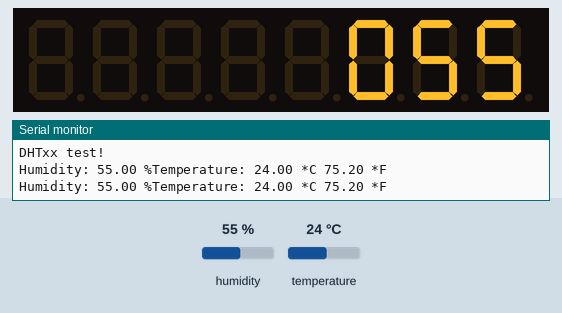
Simulated run of this sketch. Board: Arduino Uno, built with avr-gcc and run on an emulated ATmega328P. Shown: 8-digit seven-segment display, the last lines printed to the serial monitor. Inputs (shaded band) come from the test bench; at power-on: humidity 55 %, temperature 24 °C.

Above: at 4.8 s.
4.9 s: humidity set to 22 %
At 7.1 s:
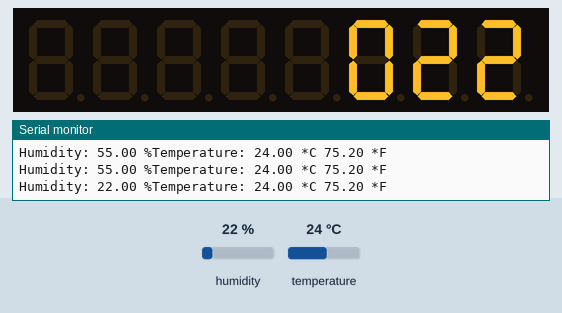
7.9 s: humidity set to 40 %
At 8.4 s:
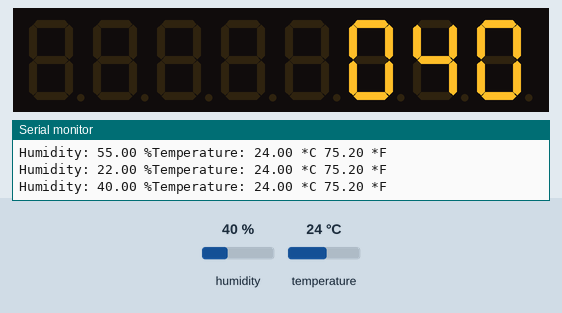
10.9 s: humidity set to 68 %
At 13.4 s:
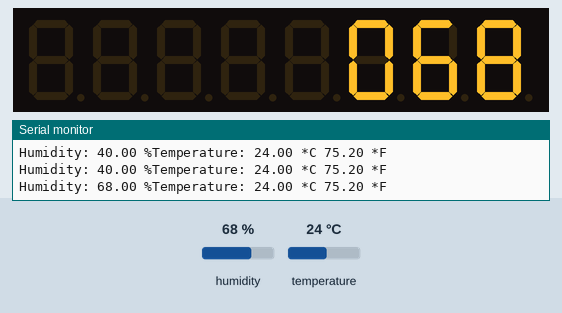
Timing chart, 0 to 14.9 s (numbered marks = the images above; inputs shaded):
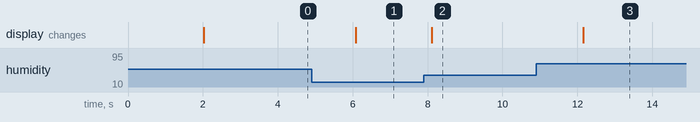

The sketch:

tempeatureLED.ino
```cpp
// Example testing sketch for various DHT humidity/temperature sensors
// Written by ladyada, public domain

#include "DHT.h"

#define DHTPIN A2     // what digital pin we're connected to

// Uncomment whatever type you're using!
#define DHTTYPE DHT11   // DHT 11
//#define DHTTYPE DHT22   // DHT 22  (AM2302), AM2321
//#define DHTTYPE DHT21   // DHT 21 (AM2301)

// Connect pin 1 (on the left) of the sensor to +5V
// NOTE: If using a board with 3.3V logic like an Arduino Due connect pin 1
// to 3.3V instead of 5V!
// Connect pin 2 of the sensor to whatever your DHTPIN is
// Connect pin 4 (on the right) of the sensor to GROUND
// Connect a 10K resistor from pin 2 (data) to pin 1 (power) of the sensor

// Initialize DHT sensor.
// Note that older versions of this library took an optional third parameter to
// tweak the timings for faster processors.  This parameter is no longer needed
// as the current DHT reading algorithm adjusts itself to work on faster procs.
#include <LedControl.h>
LedControl lc=LedControl(12,11,10,1);
char x[8] = {1,2,3,4,5,6,7,8};  //字元陣列

DHT dht(DHTPIN, DHTTYPE);

void setup() {
  Serial.begin(9600);
  Serial.println("DHTxx test!");

  dht.begin();
lc.shutdown(0,false);
lc.setIntensity(0,8);
lc.clearDisplay(0);
}

void loop() {
  // Wait a few seconds between measurements.
  delay(2000);

  // Reading temperature or humidity takes about 250 milliseconds!
  // Sensor readings may also be up to 2 seconds 'old' (its a very slow sensor)
  float h = dht.readHumidity();
  // Read temperature as Celsius (the default)
  float t = dht.readTemperature();
  // Read temperature as Fahrenheit (isFahrenheit = true)
  float f = dht.readTemperature(true);

  // Check if any reads failed and exit early (to try again).
  if (isnan(h) || isnan(t) || isnan(f)) {
    Serial.println("Failed to read from DHT sensor!");
    return;
  }

  // Compute heat index in Fahrenheit (the default)
  float hif = dht.computeHeatIndex(f, h);
  // Compute heat index in Celsius (isFahreheit = false)
  float hic = dht.computeHeatIndex(t, h, false);

  Serial.print("Humidity: ");
  Serial.print(h);
  Serial.print(" %");
  Serial.print("Temperature: ");
  Serial.print(t);
  Serial.print(" *C ");
  Serial.print(f);
  Serial.println(" *F");
//  Serial.print("Heat index: ");
//  Serial.print(hic);
// Serial.print(" *C ");
//  Serial.print(hif);
//  Serial.println(" *F");
   printNumber(int(h));
}

void printNumber(int v) {
    int ones;
    int tens;
    int hundreds;
   boolean negative=false;
    if(v<0) {
        negative=true;
        v=v*-1;
    }
    ones=v%10;
    v=v/10;
    tens=v%10;
    v=v/10;
    hundreds=v;
    if(negative) {
       //print a minus on the first MAX72XX, 4'th digit from the right, no decimal-point
       lc.setChar(0,3,'-',false);
    }
    else {
       //print a blank in the sign column
       lc.setChar(0,3,' ',false);
    }
    //Now print the number digit by digit
    lc.setDigit(0,2,(byte)hundreds,false);
    lc.setDigit(0,1,(byte)tens,false);
    lc.setDigit(0,0,(byte)ones,false);
}
```

Measured:
- after the input at 4.9 s, the display: changes after 1.2 s (image 1)
- after the input at 7.9 s, the display: changes after 0.21 s (image 2)
- after the input at 10.9 s, the display: changes after 1.3 s (image 3)
